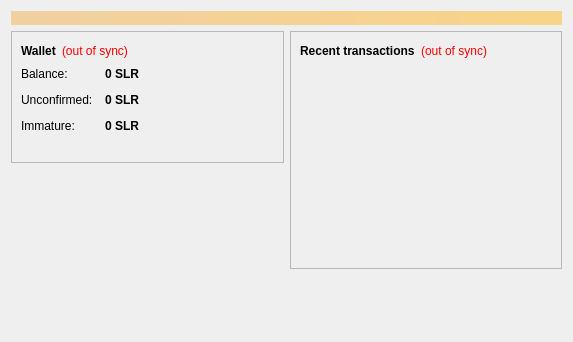
<?xml version="1.0" encoding="UTF-8"?>
<ui version="4.0">
 <class>OverviewPage</class>
 <widget class="QWidget" name="OverviewPage">
  <property name="geometry">
   <rect>
    <x>0</x>
    <y>0</y>
    <width>573</width>
    <height>342</height>
   </rect>
  </property>
  <property name="windowTitle">
   <string>Form</string>
  </property>
  <layout class="QVBoxLayout" name="topLayout">
   <item>
    <widget class="QLabel" name="labelAlerts">
     <property name="visible">
      <bool>false</bool>
     </property>
     <property name="styleSheet">
      <string notr="true">background-color: qlineargradient(x1: 0, y1: 0, x2: 1, y2: 0, stop:0 #F0D0A0, stop:1 #F8D488); color:#000000;</string>
     </property>
     <property name="wordWrap">
      <bool>true</bool>
     </property>
     <property name="margin">
      <number>3</number>
     </property>
    </widget>
   </item>
   <item>
    <layout class="QHBoxLayout" name="horizontalLayout" stretch="1,1">
     <item>
      <layout class="QVBoxLayout" name="verticalLayout_2">
       <item>
        <widget class="QFrame" name="frame">
         <property name="frameShape">
          <enum>QFrame::StyledPanel</enum>
         </property>
         <property name="frameShadow">
          <enum>QFrame::Raised</enum>
         </property>
         <layout class="QVBoxLayout" name="verticalLayout_4">
          <item>
           <layout class="QHBoxLayout" name="horizontalLayout_4">
            <item>
             <widget class="QLabel" name="label_5">
              <property name="font">
               <font>
                <weight>75</weight>
                <bold>true</bold>
               </font>
              </property>
              <property name="text">
               <string>Wallet</string>
              </property>
             </widget>
            </item>
            <item>
             <widget class="QLabel" name="labelWalletStatus">
              <property name="toolTip">
               <string>The displayed information may be out of date. Your wallet automatically synchronizes with the SolarCoin network after a connection is established, but this process has not completed yet.</string>
              </property>
              <property name="styleSheet">
               <string notr="true">QLabel { color: red; }</string>
              </property>
              <property name="text">
               <string notr="true">(out of sync)</string>
              </property>
              <property name="alignment">
               <set>Qt::AlignLeading|Qt::AlignLeft|Qt::AlignVCenter</set>
              </property>
             </widget>
            </item>
            <item>
             <spacer name="horizontalSpacer_2">
              <property name="orientation">
               <enum>Qt::Horizontal</enum>
              </property>
              <property name="sizeHint" stdset="0">
               <size>
                <width>40</width>
                <height>20</height>
               </size>
              </property>
             </spacer>
            </item>
           </layout>
          </item>
          <item>
           <layout class="QFormLayout" name="formLayout_2">
            <property name="fieldGrowthPolicy">
             <enum>QFormLayout::AllNonFixedFieldsGrow</enum>
            </property>
            <property name="horizontalSpacing">
             <number>12</number>
            </property>
            <property name="verticalSpacing">
             <number>12</number>
            </property>
            <item row="0" column="0">
             <widget class="QLabel" name="label">
              <property name="text">
               <string>Balance:</string>
              </property>
             </widget>
            </item>
            <item row="0" column="1">
             <widget class="QLabel" name="labelBalance">
              <property name="font">
               <font>
                <weight>75</weight>
                <bold>true</bold>
               </font>
              </property>
              <property name="cursor">
               <cursorShape>IBeamCursor</cursorShape>
              </property>
              <property name="toolTip">
               <string>Your current balance</string>
              </property>
              <property name="text">
               <string notr="true">0 SLR</string>
              </property>
              <property name="textInteractionFlags">
               <set>Qt::LinksAccessibleByMouse|Qt::TextSelectableByKeyboard|Qt::TextSelectableByMouse</set>
              </property>
             </widget>
            </item>
            <item row="1" column="0">
             <widget class="QLabel" name="label_3">
              <property name="text">
               <string>Unconfirmed:</string>
              </property>
             </widget>
            </item>
            <item row="1" column="1">
             <widget class="QLabel" name="labelUnconfirmed">
              <property name="font">
               <font>
                <weight>75</weight>
                <bold>true</bold>
               </font>
              </property>
              <property name="cursor">
               <cursorShape>IBeamCursor</cursorShape>
              </property>
              <property name="toolTip">
               <string>Total of transactions that have yet to be confirmed, and do not yet count toward the current balance</string>
              </property>
              <property name="text">
               <string notr="true">0 SLR</string>
              </property>
              <property name="textInteractionFlags">
               <set>Qt::LinksAccessibleByMouse|Qt::TextSelectableByKeyboard|Qt::TextSelectableByMouse</set>
              </property>
             </widget>
            </item>
            <item row="2" column="0">
             <widget class="QLabel" name="labelImmatureText">
              <property name="text">
               <string>Immature:</string>
              </property>
             </widget>
            </item>
            <item row="2" column="1">
             <widget class="QLabel" name="labelImmature">
              <property name="font">
               <font>
                <weight>75</weight>
                <bold>true</bold>
               </font>
              </property>
              <property name="toolTip">
               <string>Mined balance that has not yet matured</string>
              </property>
              <property name="text">
               <string notr="true">0 SLR</string>
              </property>
              <property name="textInteractionFlags">
               <set>Qt::LinksAccessibleByMouse|Qt::TextSelectableByKeyboard|Qt::TextSelectableByMouse</set>
              </property>
             </widget>
            </item>
           </layout>
          </item>
          
        <item>
         <widget class="QLabel" name="label_wallet_bgcoin">
          <property name="text">
           <string/>
          </property>
          <property name="pixmap">
           <pixmap resource="../bitcoin.qrc">:/images/wallet_bgcoin</pixmap>
          </property>
          <property name="scaledContents">
           <bool>false</bool>
          </property>
          <property name="alignment">
           <set>Qt::AlignCenter</set>
          </property>
          <property name="margin">
           <number>-2</number>
          </property>
         </widget>
        </item>
          
         </layout>
        </widget>
       </item>
       <item>
        <spacer name="verticalSpacer">
         <property name="orientation">
          <enum>Qt::Vertical</enum>
         </property>
         <property name="sizeHint" stdset="0">
          <size>
           <width>20</width>
           <height>40</height>
          </size>
         </property>
        </spacer>
       </item>
      </layout>
     </item>
     <item>
      <layout class="QVBoxLayout" name="verticalLayout_3">
       <item>
        <widget class="QFrame" name="frame_2">
         <property name="frameShape">
          <enum>QFrame::StyledPanel</enum>
         </property>
         <property name="frameShadow">
          <enum>QFrame::Raised</enum>
         </property>
         <layout class="QVBoxLayout" name="verticalLayout">
          <item>
           <layout class="QHBoxLayout" name="horizontalLayout_2">
            <item>
             <widget class="QLabel" name="label_4">
              <property name="text">
               <string>&lt;b&gt;Recent transactions&lt;/b&gt;</string>
              </property>
             </widget>
            </item>
            <item>
             <widget class="QLabel" name="labelTransactionsStatus">
              <property name="toolTip">
               <string>The displayed information may be out of date. Your wallet automatically synchronizes with the SolarCoin network after a connection is established, but this process has not completed yet.</string>
              </property>
              <property name="styleSheet">
               <string notr="true">QLabel { color: red; }</string>
              </property>
              <property name="text">
               <string notr="true">(out of sync)</string>
              </property>
              <property name="alignment">
               <set>Qt::AlignRight|Qt::AlignTrailing|Qt::AlignVCenter</set>
              </property>
             </widget>
            </item>
            <item>
             <spacer name="horizontalSpacer">
              <property name="orientation">
               <enum>Qt::Horizontal</enum>
              </property>
              <property name="sizeHint" stdset="0">
               <size>
                <width>40</width>
                <height>20</height>
               </size>
              </property>
             </spacer>
            </item>
           </layout>
          </item>
          <item>
           <widget class="QListView" name="listTransactions">
            <property name="styleSheet">
             <string notr="true">QListView { background: transparent; }</string>
            </property>
            <property name="frameShape">
             <enum>QFrame::NoFrame</enum>
            </property>
            <property name="verticalScrollBarPolicy">
             <enum>Qt::ScrollBarAlwaysOff</enum>
            </property>
            <property name="horizontalScrollBarPolicy">
             <enum>Qt::ScrollBarAlwaysOff</enum>
            </property>
            <property name="selectionMode">
             <enum>QAbstractItemView::NoSelection</enum>
            </property>
           </widget>
          </item>
         </layout>
        </widget>
       </item>
       <item>
        <spacer name="verticalSpacer_2">
         <property name="orientation">
          <enum>Qt::Vertical</enum>
         </property>
         <property name="sizeHint" stdset="0">
          <size>
           <width>20</width>
           <height>40</height>
          </size>
         </property>
        </spacer>
       </item>
      </layout>
     </item>
    </layout>
   </item>
  </layout>
 </widget>
 <resources/>
 <connections/>
</ui>
